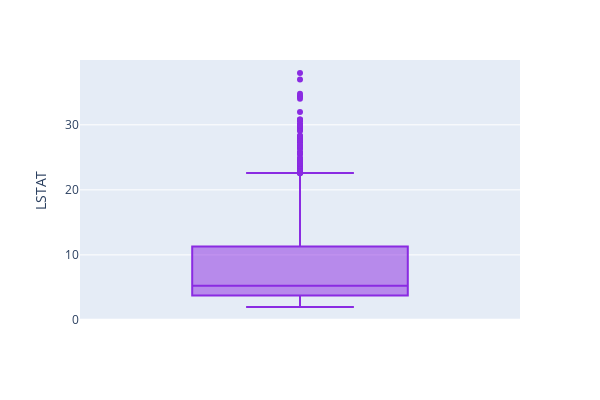

Notebook code for this chart:
### Markdown cell above
**Proprietários classe baixa no bairro**

### Code cell
boxplot = px.box(df, y = "LSTAT", width=600, height=400, boxmode='overlay', color_discrete_sequence=["blueviolet"])
boxplot.show()

### Figure 1 — Plotly figure (JSON) as saved in the notebook; plotly's stock layout.template omitted (floating-point values rounded to 4 significant figures; data arrays with more than 128 entries replaced by an {"elided": "..."} marker saying what was removed)
{"data": [{"alignmentgroup": "True", "hovertemplate": "LSTAT=%{y}<extra></extra>", "legendgroup": "", "marker": {"color": "blueviolet"}, "name": "", "notched": false, "offsetgroup": "", "orientation": "v", "showlegend": false, "type": "box", "x0": " ", "xaxis": "x", "y": {"elided": "2340 float values"}, "y0": " ", "yaxis": "y"}], "layout": {"boxmode": "overlay", "height": 400, "legend": {"tracegroupgap": 0}, "margin": {"t": 60}, "width": 600, "xaxis": {"anchor": "y", "domain": [0, 1]}, "yaxis": {"anchor": "x", "domain": [0, 1], "title": {"text": "LSTAT"}}}}
